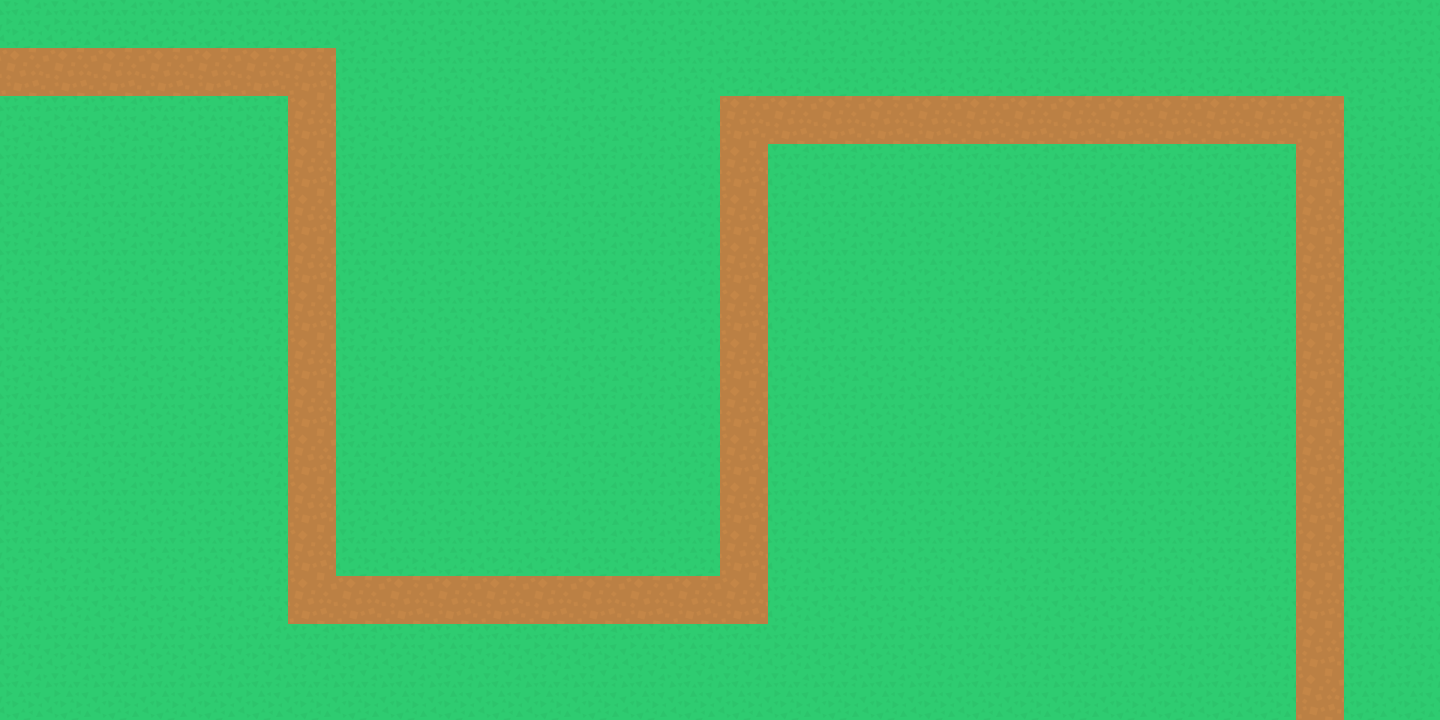

This game map was drawn from its Tiled (.tmx) file and the tilesets committed beside it. A one-line description and the full map source follow:
An orthogonal 30x15 tile map with 48x48 px tiles, 1 tile layer (Tile Layer 1) and 7 objects (6x nobuild, waypoint).

<map version="1.10" tiledversion="1.10.2" orientation="orthogonal" renderorder="right-down" width="30" height="15" tilewidth="48" tileheight="48" infinite="0" nextlayerid="6" nextobjectid="30">
 <tileset firstgid="1" name="td_tilesheet_48px" tilewidth="48" tileheight="48" tilecount="299" columns="23">
  <image source="td_tilesheet_48px.png" width="1104" height="624" />
 </tileset>
 <layer id="1" name="Tile Layer 1" width="30" height="15">
  <data encoding="csv">
163,163,163,163,163,163,163,163,163,163,163,163,163,163,163,163,163,163,163,163,163,163,163,163,163,163,163,163,163,163,
94,94,94,94,94,94,94,163,163,163,163,163,163,163,163,163,163,163,163,163,163,163,163,163,163,163,163,163,163,163,
163,163,163,163,163,163,94,163,163,163,163,163,163,163,163,94,94,94,94,94,94,94,94,94,94,94,94,94,163,163,
163,163,163,163,163,163,94,163,163,163,163,163,163,163,163,94,163,163,163,163,163,163,163,163,163,163,163,94,163,163,
163,163,163,163,163,163,94,163,163,163,163,163,163,163,163,94,163,163,163,163,163,163,163,163,163,163,163,94,163,163,
163,163,163,163,163,163,94,163,163,163,163,163,163,163,163,94,163,163,163,163,163,163,163,163,163,163,163,94,163,163,
163,163,163,163,163,163,94,163,163,163,163,163,163,163,163,94,163,163,163,163,163,163,163,163,163,163,163,94,163,163,
163,163,163,163,163,163,94,163,163,163,163,163,163,163,163,94,163,163,163,163,163,163,163,163,163,163,163,94,163,163,
163,163,163,163,163,163,94,163,163,163,163,163,163,163,163,94,163,163,163,163,163,163,163,163,163,163,163,94,163,163,
163,163,163,163,163,163,94,163,163,163,163,163,163,163,163,94,163,163,163,163,163,163,163,163,163,163,163,94,163,163,
163,163,163,163,163,163,94,163,163,163,163,163,163,163,163,94,163,163,163,163,163,163,163,163,163,163,163,94,163,163,
163,163,163,163,163,163,94,163,163,163,163,163,163,163,163,94,163,163,163,163,163,163,163,163,163,163,163,94,163,163,
163,163,163,163,163,163,94,94,94,94,94,94,94,94,94,94,163,163,163,163,163,163,163,163,163,163,163,94,163,163,
163,163,163,163,163,163,163,163,163,163,163,163,163,163,163,163,163,163,163,163,163,163,163,163,163,163,163,94,163,163,
163,163,163,163,163,163,163,163,163,163,163,163,163,163,163,163,163,163,163,163,163,163,163,163,163,163,163,94,163,163
</data>
 </layer>
 <objectgroup id="5" name="nobuildzones" class="nobuild">
  <object id="18" name="NoBuild0" type="nobuild" x="0" y="24" width="336" height="48" />
  <object id="20" name="NoBuild1" type="nobuild" x="144" y="48" width="48" height="528" />
  <object id="22" name="NoBuild2" type="nobuild" x="168" y="288" width="432" height="48" />
  <object id="23" name="NoBuild3" type="nobuild" x="360" y="48" width="48" height="481" />
  <object id="25" name="NoBuild4" type="nobuild" x="384" y="48" width="576" height="48" />
  <object id="27" name="NoBuild5" type="nobuild" x="648" y="72" width="48" height="576" />
 </objectgroup>
 <objectgroup id="4" name="waypoints" class="waypoint">
  <object id="17" name="way1" type="waypoint" x="4.39784" y="73.2974">
   <polyline points="0,0 309.315,0 309.315,524.809 744.701,523.343 740.303,43.9784 1312.02,42.5125 1310.56,643.551" />
  </object>
 </objectgroup>
</map>
